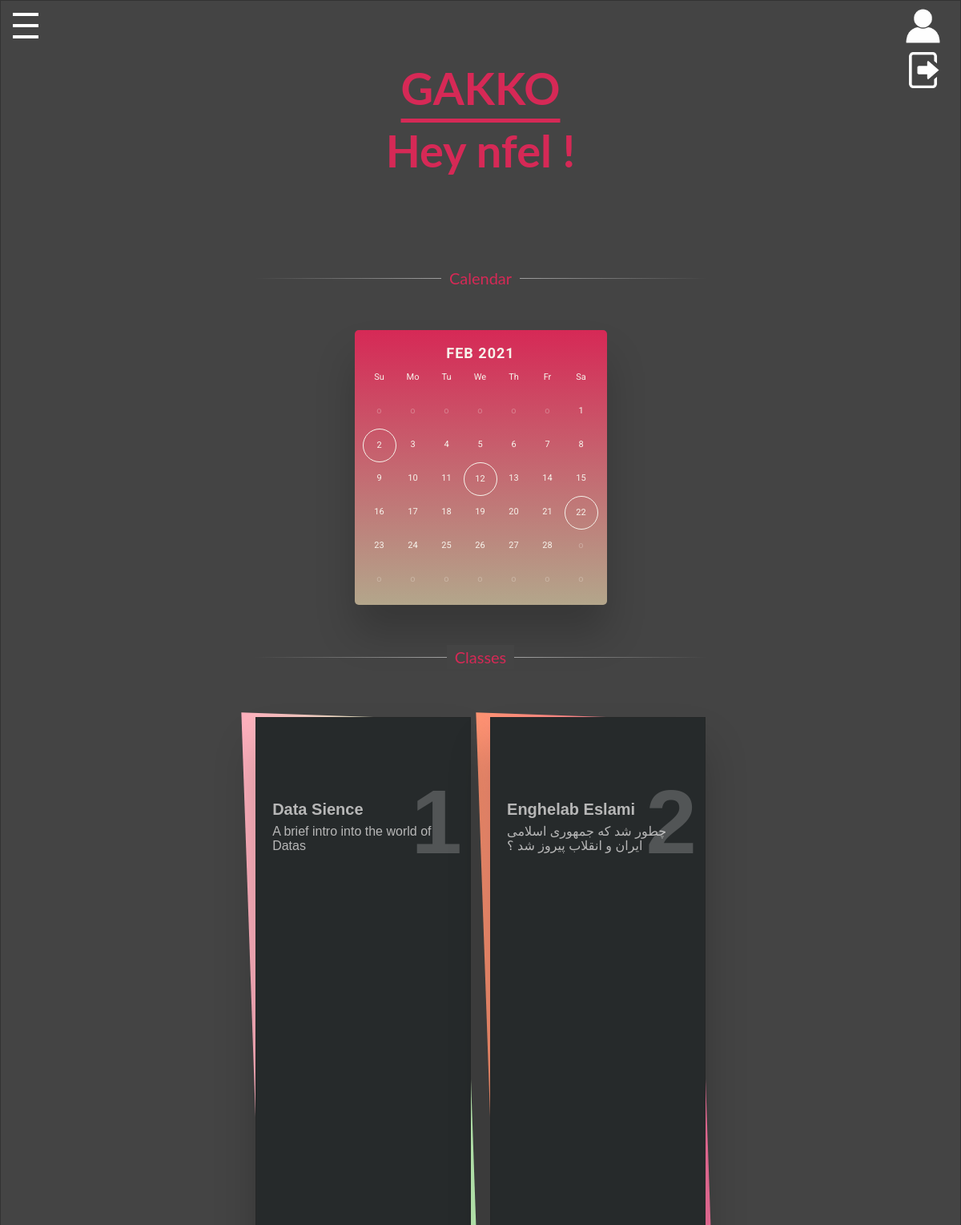
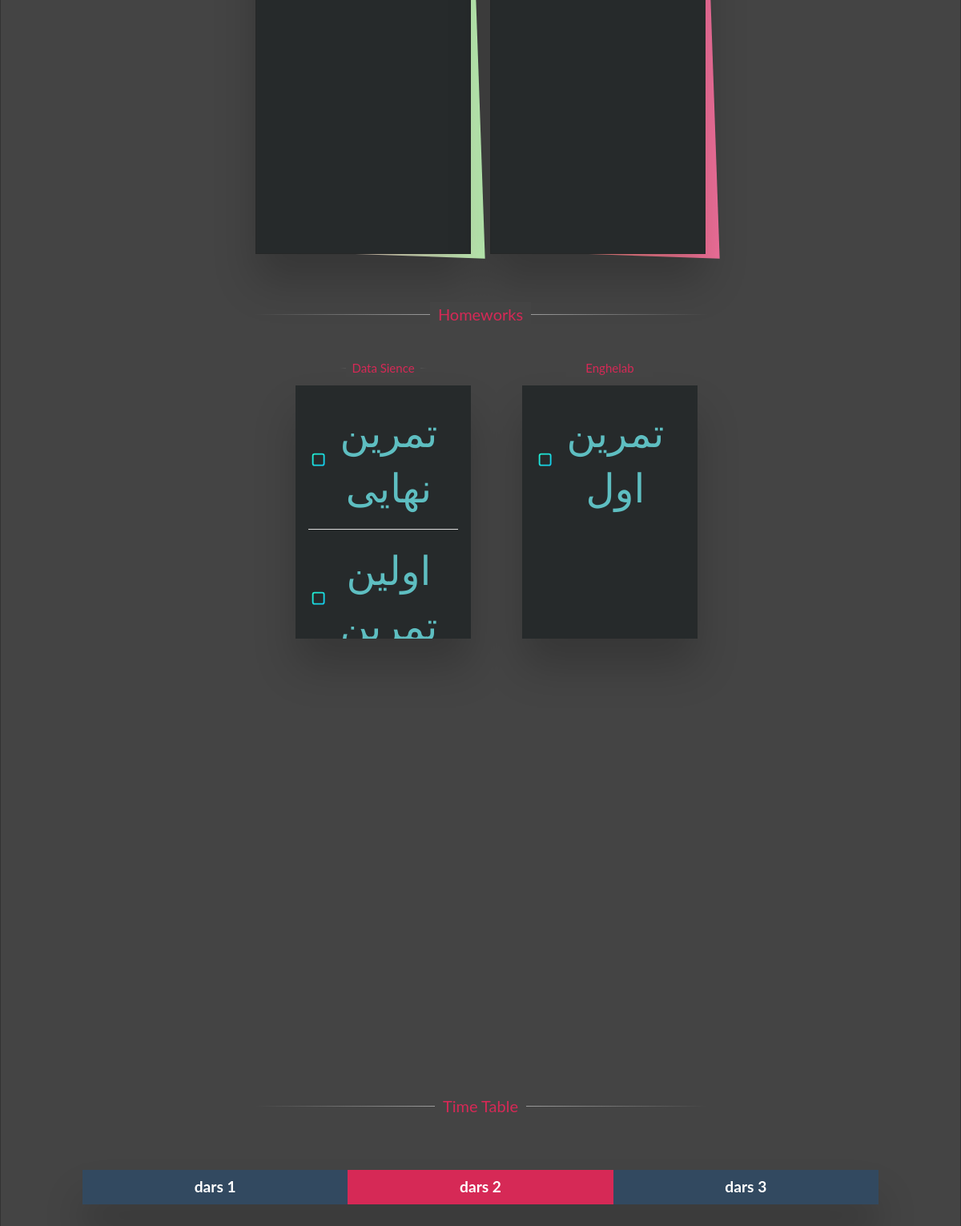
Page /edu/dash/ (signed in) on the committed database (2 pictures, top to bottom).
### user/models.py (models this page shows, shortened)
class User(AbstractUser):
    university_id = models.AutoField(primary_key=True,auto_created=True)
    course=models.ManyToManyField("education.Course",blank=True)
    user_choices = (
        ('S','student'),
        ('T','teacher' ),
        ('U', 'university_staff'),
    )
    user_type = models.CharField(max_length=2, choices=user_choices,default='S')
    objects = UserManager()
    students = Student()
    teachers = Teacher()
    uni = University_staff()

### education/models.py (models this page shows, shortened)
class RegisterdCourses(models.Model):
    user = models.ForeignKey(User, verbose_name=_(""),
                             on_delete=models.CASCADE)
    course = models.ForeignKey(
        Course, verbose_name=_(""), on_delete=models.CASCADE)

class Course(models.Model):
    title = models.CharField(max_length=200)
    detail = models.CharField(_("What is this ???"),
                              max_length=200, default=' ')
    faculty = models.CharField(_("faculty name"), max_length=200)  # daneshkade
    unit_count = models.PositiveIntegerField(
        _("Unit"), validators=[MaxValueValidator(5)])

class HomeWork(models.Model):
    title = models.CharField(max_length=100)
    send_time = models.DateTimeField(auto_now_add=True)
    deadline = models.DateTimeField(null=True, blank=True)
    attachment = models.FileField(
        _("HomeWorkFile"), upload_to='homeworks', max_length=100)
    course = models.ForeignKey(Course, on_delete=models.CASCADE)
    teacher = models.ForeignKey(User, on_delete=models.RESTRICT)
    weight = models.PositiveIntegerField(default=1)
    class Meta:
        ordering = ['-send_time', 'deadline', 'title']

### education/views.py (the view)
# urls.py: path('dash/', Dashboard.as_view(), name='dashboard'),
class Dashboard(HomeWorkMixIn, ClassesMixIn, LoginRequiredMixin, TemplateView):
    template_name = 'dashboard.html'

### education/views.py (called while the page is built, shortened)
    def get_context_data(self, **kwargs):
        context = super().get_context_data(**kwargs)
        self.classes = RegisterdCourses.objects.select_related(
            'course').filter(user=self.request.user)
        context["classes"] = self.classes
        return context

    def get_context_data(self, **kwargs):
        context = super().get_context_data(**kwargs)
        if hasattr(self, 'classes'):
            context["homeworks"] = []
            for _class in self.classes:
                context["homeworks"].append(
                    {'homeworks': _class.course.homework_set.all(), 'course_title': _class.course.title})
        return context

### education/templates/dashboard.html (shortened to what this page needs)
{% extends 'base-dashboard.html' %}
{% block classes %}
    <div>
        <div class="skills">
            <hr class="hr-text" data-content="Classes">
        </div>
        <ul class="tilesWrap">
            {% for class in classes %}
            <li>
                <h2>{{class.course.id}}</h2>
                <h3>{{class.course.title}}</h3>
                <p>
                    {{class.course.detail}}
                </p>
            </li>
            {% endfor %}
        </ul>
    </div>
{% endblock classes %}
{% block homeworks %}
    <div>
        <div class="skills">
            <hr class="hr-text" data-content="Homeworks">
        </div>
        <ul style="text-align: center;">
            {% for course in homeworks %}
            <li class="in-lines">
                <div class="skills">
                    <hr class="hr-text" style="font-size: 15px;" data-content="{{course.course_title}}">
                </div>
                <div class="todo-list">
                    {% for homework in course.homeworks %}
                    <label class="todo">
                        <div class="todo__text">{{homework.title}}</div>
                    </label>
                    {% endfor %}
                </div>
            </li>
            {% endfor %}
        </ul>
    </div>
{% endblock homeworks %}
{% block timesheet %}
    <div>
    <div class="skills">
        <hr class="hr-text" data-content="Time Table">
    </div>
    <br>
    <br>
    <div class="table-wrapper">
        <table class="fl-table">
        <thead>
            <tr>
            <th>dars 1</th>
            <th>dars 2</th>
            <th>dars 3</th>
            </tr>
        </thead>
        </table>
    </div>
    </div>
{% endblock timesheet %}
{% block calendar %}
      <div>
        <div class="skills">
          <hr class="hr-text" data-content="Calendar">
        </div>
        <div class="jzdbox1 jzdbasf jzdcal">
          <div class="jzdcalt">Feb 2021</div>
          <span>Su</span>
          <span>Mo</span>
          <span>Tu</span>
          <span>We</span>
          <span>Th</span>
          <span>Fr</span>
          <span>Sa</span>
          <span class="jzdb">
          </span>
          <span class="jzdb">
          </span>
          <span class="jzdb">
          </span>
          <span class="jzdb">
          </span>
          <span class="jzdb">
          </span>
          <span class="jzdb">
          </span>
          <span>1</span>
          <span class="circle" data-title="Enghelab Eslami Exam">2</span>
          <span>3</span>
          <span>4</span>
          <span>5</span>
          <span>6</span>
          <span>7</span>
          <span>8</span>
          <span>9</span>
          <span>10</span>
          <span>11</span>
          <span class="circle" data-title="Data Sience Exam">12</span>
          <span>13</span>
          <span>14</span>
          <span>15</span>
          <span>16</span>
          <span>17</span>
          <span>18</span>
          <span>19</span>
          <span>20</span>
          <span>21</span>
          <span class="circle" data-title="First One - Data Sience">22</span>
          <span>23</span>
          <span>24</span>
          <span>25</span>
          <span>26</span>
          <span>27</span>
          <span>28</span>
          <span class="jzdb">
          </span>
          <span class="jzdb">
          </span>
          <span class="jzdb">
          </span>
          <span class="jzdb">
          </span>
          <span class="jzdb">
          </span>
          <span class="jzdb">
          </span>
          <span class="jzdb">
          </span>
          <span class="jzdb">
          </span>
        </div>
      </div>
{% endblock calendar %}

### templates/base.html (shortened to what this page needs)
{% load static %}
{% load cache %}
<!DOCTYPE html>
<html>
<head>
  <link rel="stylesheet" href="{% static 'css/style.css' %}">
  <link rel="stylesheet" href="{% static 'css/search.css' %}">
  <link rel="stylesheet" href="{% static 'css/sidebar.css' %}">
</head>
<body>
  <h1 style="font-family: 'lato';font-size:3.5em;color: #d62956;text-align: center;">
    <strong ><a href='#' style='    color: #d62956;     text-underline-offset: 16.5px;'>GAKKO</a></strong>
    <br>
    {% if request.user.is_authenticated %}
    Hey
    {% if request.user.first_name %}
      {{request.user.first_name}}
      {% else %}
      {{request.user.username}}
    {% endif %}
    !
    {% else %}
    Wellcome Stranger :-)
    {% endif %}
  </h1>
  <div>
    <label for="navcheck" aria-hidden="true" title="menu">
      <span class="burger">
        <span class="bar">
        </span>
      </span>
    </label>
      </div>
  <div>
    {% if request.user.is_authenticated %}
    <a href="{% if request.user.is_staff %}{% url 'admin:index' %}{% else %}{% url 'profile' %}{% endif %}"><img src="{% static 'img/profile.png' %}" alt="profile" style="position: fixed;
    top: 10px;
    right: 25px;
    width: 45px;
    height: 45px;"></a>
      <a href='{% url 'logout' %}'><img src="{% static 'img/logout.png' %}" alt="profile" style="position: fixed;
    top: 65px;
    right: 25px;
    width: 45px;
    height: 45px;"></a>
    {% else %}
        <a href="{% url 'login' %}"><img src="{% static 'img/profile.png' %}" alt="profile" style="position: fixed;
    top: 10px;
    right: 25px;
    width: 45px;
    height: 45px;"></a>
    {% endif %}
  </div>
  <main>
  <div class='content' id='main-content'>
    {% block content %}
    {% endblock content %}
  </div>
  </main>
</body>
</html>

### static/css/style.css (style rules this page uses)
html { --scrollbarBG: #262a2b; --thumbBG: #d62956; }
body { scrollbar-width: thin; scrollbar-color: var(--thumbBG) var(--scrollbarBG); }
div { scrollbar-width: thin; scrollbar-color: var(--thumbBG) var(--scrollbarBG); }
html { overflow: hidden; }
body { height: 100vh; overflow-y: auto; margin: 0 auto; padding: 2rem; font: 100%/1.4 serif; border: 1px solid rgba(0, 0, 0, 0.25) }
p { margin: 0 0 1.5em; }

### static/css/sidebar.css (style rules this page uses)
label { position: absolute; margin: 0; padding: 0; border: none; outline: none; background: none; cursor: pointer; }
label::before { position: fixed; z-index: 1; top: 0; left: 0; right: 0; bottom: 0; background-color: rgba(10, 38, 57, 0.75); content: ""; opacity: 0; pointer-events: none; transition: opacity 0.5s cubic-bezier(0.19, 1, 0.22, 1); }
label .burger { position: fixed; top: 1em; left: 1em; z-index: 3; width: 2em; height: 2em; margin: 0; padding: 0; transition: opacity 0.5s cubic-bezier(0.19, 1, 0.22, 1); }
label .burger::before, label .burger .bar, label .burger::after { position: absolute; left: 0; display: block; width: 100%; height: 12%; background: white; content: ""; transition: all 0.5s cubic-bezier(0.19, 1, 0.22, 1); }
label .burger .bar { top: 44%; }
label .burger::before { top: 0; transform-origin: top left; }
label .burger::after { bottom: 0; transform-origin: bottom left; }
main { overflow: hidden; }
main .content { transform: translate3d(0, 0, 0); will-change: transform, filter; transition: all 0.5s cubic-bezier(0.19, 1, 0.22, 1); }
body { overflow-x: hidden; background: #444; color: white; font: 1em/1.4 "lato"; }
main { padding: 5% 0; }
h1 { font: 2.5em/1.4 "roboto condensed"; font-weight: 700; }
.skills { max-width: 50%; margin: 40px auto; text-align: center; }
.skills .hr-text { font-size: 20px; position: relative; border: 0; height: 1.5em; }
.skills .hr-text:before { content: ""; background: linear-gradient(to right, transparent, #b2b2b2, transparent); position: absolute; left: 0; top: 50%; width: 100%; height: 1px; }
.skills .hr-text:after { content: attr(data-content); position: relative; display: inline-block; color: black; padding: 0 0.5em; line-height: 1.5em; color: #d62956; background-color: #444444; }

### static/css/class-list.css (style rules this page uses)
.tilesWrap { padding: 0; margin: 50px auto; list-style: none; text-align: center; }
.tilesWrap li { box-shadow: 0px 35px 50px rgb(0 0 0 / 20%); display: inline-block; width: 20%; min-width: 200px; max-width: 230px; padding: 80px 20px 40px; position: relative; vertical-align: top; margin: 10px; font-family: 'helvetica', san-serif; min-height: 25vh; background: #262a2b; border: 1px solid #252727; text-align: left; }
.tilesWrap li h2 { font-size: 114px; margin: 0; position: absolute; opacity: 0.2; top: 50px; right: 10px; transition: all 0.3s ease-in-out; }
.tilesWrap li h3 { font-size: 20px; color: #b7b7b7; margin-bottom: 5px; }
.tilesWrap li p { font-size: 16px; line-height: 18px; color: #b7b7b7; margin-top: 5px; }
.tilesWrap li:before { content: ''; position: absolute; top: -2px; left: -2px; right: -2px; bottom: -2px; z-index: -1; background: #fff; transform: skew(2deg, 2deg); }
.tilesWrap li:after { content: ''; position: absolute; width: 40%; height: 100%; left: 0; top: 0; background: rgba(255, 255, 255, 0.02); z-index: -10; }
.tilesWrap li:nth-child(1):before { background: #C9FFBF; background: -webkit-linear-gradient(to right, #FFAFBD, #C9FFBF); background: linear-gradient(to right, #FFAFBD, #C9FFBF); }
.tilesWrap li:nth-child(2):before { background: #f2709c; background: -webkit-linear-gradient(to right, #ff9472, #f2709c); background: linear-gradient(to right, #ff9472, #f2709c); }

### static/css/homeworks.css (style rules this page uses)
.todo-list { background: #262a2b; max-width: 35em; margin: auto; padding: 0.5em 1em; box-shadow: 0px 35px 50px rgb(0 0 0 / 20%); height: 300px; overflow: auto; }
.todo { display: block; position: relative; padding: 1em 1em 1em 16%; margin: 0 auto; cursor: pointer; border-bottom: solid 1px #ddd; }
.todo:last-child { border-bottom: none; }
.todo__text { color: #5EBEC1; transition: all 0.4s linear 0.4s; font-size: 1.5vh; }
.todo__icon { position: absolute; top: 0; bottom: 0; left: 0; width: 100%; height: auto; margin: auto; fill: none; stroke: #27FDC7; stroke-width: 2; stroke-linejoin: round; stroke-linecap: round; }
html { background: #ddd; }
html { height: 100%; display: flex; }
body { width: 100%; margin: auto; }

### rows in the picture
User: user.username "nfel"
RegisterdCourses: course.id "1", course "Data Sience", course.detail "A brief intro into the world of Datas"
RegisterdCourses: course.id "2", course "Enghelab Eslami", course.detail "چطور شد که جمهوری اسلامی ایران و انقلاب پیروز شد ؟"
HomeWork: title "تمرین نهایی"
HomeWork: title "اولین…"
HomeWork: title "تمرین اول"
